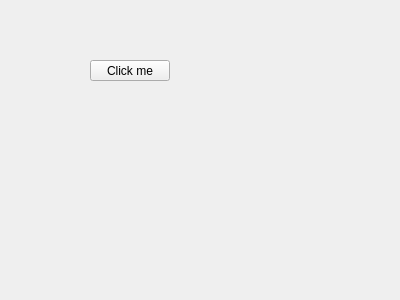
<?xml version="1.0" encoding="UTF-8"?>
<ui version="4.0">
 <class>Widget</class>
 <widget class="QWidget" name="Widget">
  <property name="geometry">
   <rect>
    <x>0</x>
    <y>0</y>
    <width>400</width>
    <height>300</height>
   </rect>
  </property>
  <property name="windowTitle">
   <string>Widget</string>
  </property>
  <widget class="QPushButton" name="clickMeButton">
   <property name="geometry">
    <rect>
     <x>90</x>
     <y>60</y>
     <width>80</width>
     <height>21</height>
    </rect>
   </property>
   <property name="text">
    <string>Click me</string>
   </property>
  </widget>
 </widget>
 <layoutdefault spacing="6" margin="11"/>
 <resources/>
 <connections/>
</ui>
